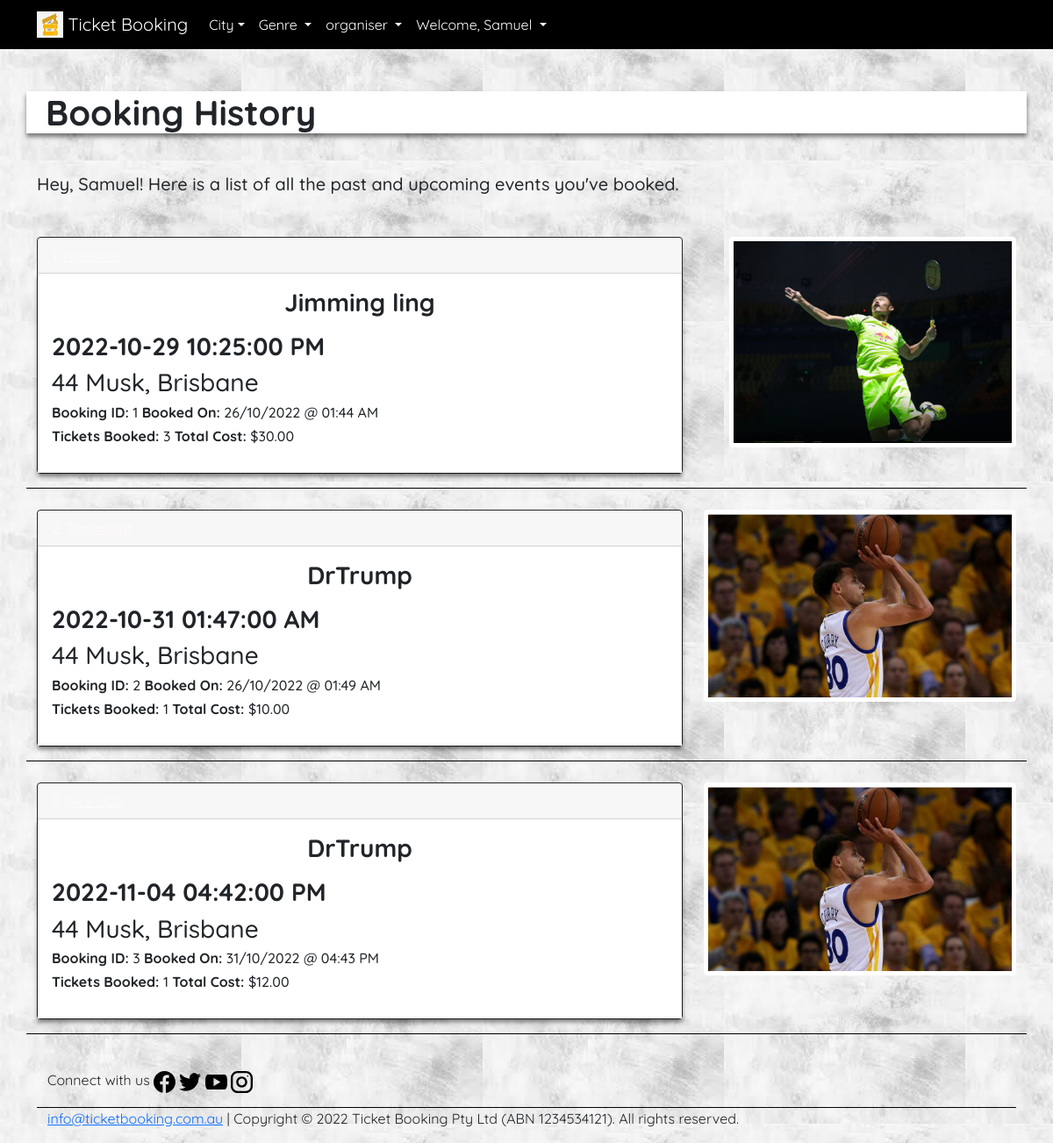
The app's page /my_bookings (signed in) with its own data.
### website/models.py (models this page shows, shortened)
class User(UserMixin, db.Model):
    __tablename__ = 'users'  # good practice to specify table name
    id = db.Column(db.Integer, primary_key=True, nullable=False)
    name = db.Column(db.String(100), index=True, unique=True, nullable=False)
    emailid = db.Column(db.String(100), index=True, nullable=False)
    password_hash = db.Column(db.String(255), nullable=False)
    phone = db.Column(db.String(15), nullable=False)
    address = db.Column(db.String(500), nullable=False)
    comments = db.relationship('Comment', backref='user')
    created_events = db.relationship('Event', backref='user', viewonly=True)
    created_website = db.relationship('Booking', backref='user')

class Booking(db.Model):
    __tablename__ = 'website'
    id = db.Column(db.Integer, primary_key=True)
    tickets_booked = db.Column(db.Integer, nullable=False)
    booked_on = db.Column(db.DateTime, default=datetime.now(), nullable=False)
    booked_event = db.relationship('Event', backref='website')
    user_id = db.Column(db.Integer, db.ForeignKey('users.id'), nullable=False)
    event_id = db.Column(db.Integer, db.ForeignKey(
        'events.id'), nullable=False)

class Event(db.Model):
    __tablename__ = 'events'
    id = db.Column(db.Integer, primary_key=True, nullable=False)
    title = db.Column(db.String(100), index=True, unique=True, nullable=False)
    date = db.Column(db.DateTime, nullable=False)
    headliner = db.Column(db.String(80), index=True, nullable=False)
    venue = db.Column(db.String(80), nullable=False)
    description = db.Column(db.String(2000), nullable=False)
    image = db.Column(db.String(400), default='/static/images/live.jpg')
    total_tickets = db.Column(db.Integer, nullable=False)
    tickets_booked = db.Column(db.Integer, default=0, nullable=False)
    tickets_remaining = db.Column(db.Integer, nullable=False)
    price = db.Column(db.Float, nullable=False)
    event_status = db.Column(db.Enum(EventStatus))
    event_genre = db.Column(db.Enum(EventGenre))
    event_city = db.Column(db.Enum(EventCity))
    created_on = db.Column(db.DateTime, default=datetime.now())
    comments = db.relationship('Comment', backref='event')
    users = db.relationship('User', backref='event')
    booking = db.relationship('Booking', backref='event', viewonly=True)
    user_id = db.Column(db.Integer, db.ForeignKey('users.id'), nullable=False)

### website/views.py (the view)
@bp.route('/my_bookings')
@login_required
def my_bookings():
    return render_template('events/my_events.html', heading='Booking History', website=current_user.created_website)

### website/templates/events/my_events.html (shortened to what this page needs)
{% extends 'base.html' %}
{% block content %}
{% if heading == 'Booking History' %}
<br>
<div id='page-container' class="container">
    <div class='row'>
        <h1>{{heading}}</h1>
        <p>
        <h5>Hey, {{username}}! {% if website|length == 0 %}
            <h5>You haven't booked any events!</h5>
            <h5><a href='{{url_for("events.view_all_events")}}'>Click here to get started.</a></h5>
            {% else %}
            Here is a list of all the past and upcoming events you've booked.
        </h5>
        </p>
    </div>
    {% for booking in website %}
    <br>
    <div class='row border-bottom'>
        <div class='col-sm-12 col-md-6 col-lg-8'>
            <div class="card border-dark mb-3">
                <div class="card-header">{{loop.index}}. <a id='card-header'
                        href='{{url_for("events.show", id=booking.booked_event.id)}}'>{{booking.booked_event.title}}</a>
                </div>
                <div class="card-body text-dark">
                    <div class='row'>
                        <div class='col'>
                            <h3 class="card-title"><strong>{{booking.booked_event.headliner}}</strong></h3>
                            <p class="card-text">
                            <h3><strong>{{booking.booked_event.date.strftime('%Y-%m-%d %I:%M:%S %p')}}</strong></h3>
                            <h3>{{booking.booked_event.venue}}, {{booking.booked_event.event_city.name.title()}}</h3>
                            <h6><strong>Booking ID: </strong>{{booking.id}} <strong>Booked On:
                                </strong>{{booking.booked_on.strftime('%d/%m/%Y @ %I:%M %p')}}</h6>
                            <h6><strong>Tickets Booked: </strong>{{booking.tickets_booked}} <strong>Total Cost:
                                </strong>{{"$%.2f"|format(booking.tickets_booked*booking.event.price)}}</h6>
                            </p>
                        </div>
                    </div>
                </div>
            </div>
        </div>
        <div class='col-sm-12 col-md-6 col-lg-4'>
            <img src='{{booking.booked_event.image}}' id='history-image'
                class='float-lg-end img-fluid img-thumbnail rounded d-block'>
        </div>
    </div>
    {% endfor %} {% endif %}
</div>
        {% endif %} {% endblock %}

### website/templates/base.html (shortened to what this page needs)
<!doctype html>
<html lang='en'>
<head>
    <link href="https://cdn.jsdelivr.net/npm/bootstrap@5.1.1/dist/css/bootstrap.min.css" rel="stylesheet"
>
    <link rel='stylesheet' href='{{url_for("static", filename="css/style.css")}}' />
</head>
<body>
    <header>
        <nav class='navbar navbar-expand-lg navbar-dark'>
            <div class='container'>
                <a class='navbar-brand' href='/'><img src='{{url_for("static", filename="images/icon.png")}}' width='30'
                        height='30' class='d-inline-block align-top' alt=''> Ticket Booking</a>
                <div class='collapse navbar-collapse in' id='navbarSupportedContent'>
                    <ul class='navbar-nav me-auto mb-2 mb-lg-0'>
                        <li class='nav-item dropdown'>
                            <a class='nav-link dropdown-toggle' href='#' id='navbarDropdown' role='button'
                                data-bs-toggle='dropdown' aria-expanded='false'>City</a>
                        </li>
                        <li class='nav-item dropdown'>
                            <a class='nav-link dropdown-toggle' href='#' id='navbarDropdown' role='button'
                                data-bs-toggle='dropdown' aria-expanded='false'>
                                Genre
                            </a>
                        </li>
                        <li class='nav-item dropdown'>
                            <a class='nav-link dropdown-toggle' href='#' id='navbarDropdown' role='button'
                                data-bs-toggle='dropdown' aria-expanded='false'>
                                organiser
                            </a>
                        </li>
                        <li class='nav-item dropdown'>
                            <a class='nav-link dropdown-toggle' href='{{url_for("auth.login")}}' id='navbarDropdown'
                                role='button' data-bs-toggle='dropdown' aria-expanded='false'>
                                {% if username|lower == 'guest' %}
                                Sign In
                                {% else %}
                                Welcome, {{ username }}
                                {% endif %}
                            </a>
                        </li>
                    </ul>
                </div>
            </div>
        </nav>
    </header>
    <main>
        <br>
        {% block content %}
        {% endblock %}
    </main>
    <footer>
        <div class="container">
            <div id="footer">
                <div class="container footer navbar-fixed-bottom">
                    <div class='row'>
                        <div class='col border-bottom'>
                            <p>
                                Connect with us
                                <a target="" title="Facebook">
                                    <img src="{{url_for('static', filename='images/facebook.svg')}}" alt="Facebook"
                                        height="25" width="25" />
                                </a>
                                <a target="" title="Twitter">
                                    <img src="{{url_for('static', filename='images/twitter.svg')}}" alt="Twitter"
                                        height="25" width="25" />
                                </a>
                                <a target="" title="Youtube">
                                    <img src="{{url_for('static', filename='images/youtube.svg')}}" alt="Youtube"
                                        height="25" width="25">
                                </a>
                                <a target="" title="Instagram">
                                    <img src="{{url_for('static', filename='images/instagram.svg')}}" alt="Instagram"
                                        height="25" width="25" />
                                </a>
                            </p>
                        </div>
                        <div class='row'>
                            <p><a href='zdvcxvx@ticketbooking.com.au'>info@ticketbooking.com.au</a> |  Copyright &copy; 2022 Ticket Booking Pty Ltd (ABN 1234534121). All rights reserved.</p>
                        </div>
                    </div>
                </div>
            </div>
    </footer>
</body>
</html>

### website/static/css/style.css (style rules this page uses)
html, body { font-family: "Quicksand", sans-serif; }
body { background-image: url("/static/images/bkgnd.png"); }
main { padding-bottom: 40px; }
h1 { font-weight: 900; border-left: 10px solid #ffffff; padding-left: 10px; margin-bottom: 30px; background-color: rgb(255, 255, 255); box-shadow: 0 4px 5px rgb(0 0 0 / 0.5); }
.card-body { background-color: rgb(255, 255, 255); box-shadow: 0 4px 5px rgb(0 0 0 / 0.5); }
.card-title { width: 100%; text-align: center; }
.card-header, #card-header { color:#fffafa; }
.border-dark { background-color: #ffffff; }
.navbar { background-color: #000000; color: #000000; }
.nav-link { color: #ffffff !important; }
.border-bottom { border-bottom: 1px solid #000000 !important; }
.img-thumbnail { border-color: #ffffff; }
#page-container { min-height: 70vh; }
#history-image { max-height: 240px; object-fit: cover; background-size: cover; background-position: center center; }

### records on screen
User: name "Samuel"
Booking: booked_event.headliner "Jimming ling", booked_event "2022-10-29 10:25:00 PM", booked_event.venue "44 Musk", booked_event.event_city.name "Brisbane", id "1", booked_on "26/10/2022 @ 01:44 AM", tickets_booked "3", booking.tickets_booked*booking.event.price "$30.00", booked_event.image (picture)
Booking: booked_event.headliner "DrTrump", booked_event "2022-10-31 01:47:00 AM", booked_event.venue "44 Musk", booked_event.event_city.name "Brisbane", id "2", booked_on "26/10/2022 @ 01:49 AM", tickets_booked "1", booking.tickets_booked*booking.event.price "$10.00", booked_event.image (picture)
Booking: booked_event.headliner "DrTrump", booked_event "2022-11-04 04:42:00 PM", booked_event.venue "44 Musk", booked_event.event_city.name "Brisbane", id "3", booked_on "31/10/2022 @ 04:43 PM", tickets_booked "1", booking.tickets_booked*booking.event.price "$12.00", booked_event.image (picture)

### other values on screen
{{ heading }} "Booking History"
